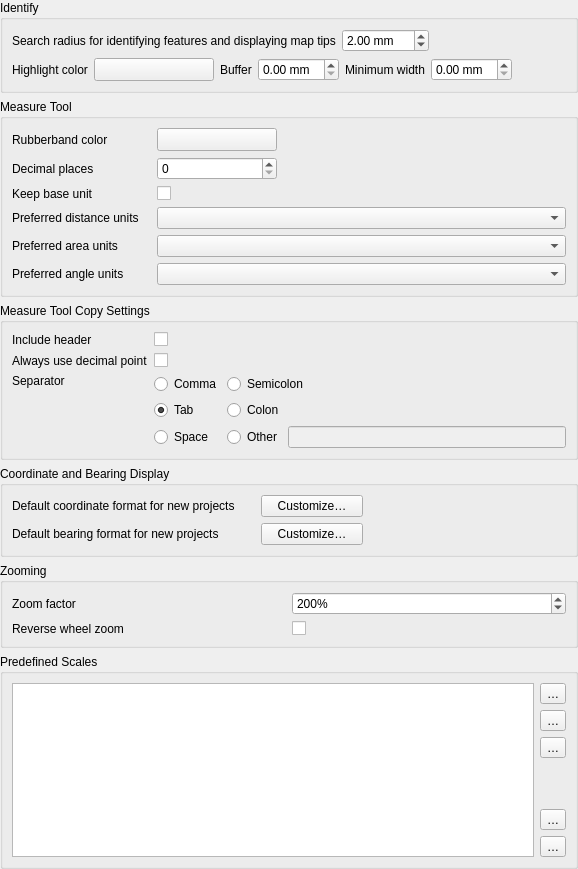
             <widget class="QWidget" name="mOptionsScrollAreaContents_05">
              <property name="geometry">
               <rect>
                <x>0</x>
                <y>0</y>
                <width>578</width>
                <height>869</height>
               </rect>
              </property>
              <layout class="QVBoxLayout" name="verticalLayout_30">
               <property name="leftMargin">
                <number>0</number>
               </property>
               <property name="topMargin">
                <number>0</number>
               </property>
               <property name="rightMargin">
                <number>0</number>
               </property>
               <property name="bottomMargin">
                <number>0</number>
               </property>
               <item>
                <widget class="QgsCollapsibleGroupBox" name="mIdentifyGroupBox">
                 <property name="title">
                  <string>Identify</string>
                 </property>
                 <layout class="QVBoxLayout" name="verticalLayout_37">
                  <item>
                   <layout class="QHBoxLayout" name="mIdentifyRadiusHorizontalLayout">
                    <item>
                     <widget class="QLabel" name="textLabel1_3">
                      <property name="text">
                       <string>Search radius for identifying features and displaying map tips</string>
                      </property>
                     </widget>
                    </item>
                    <item>
                     <widget class="QgsDoubleSpinBox" name="spinBoxIdentifyValue">
                      <property name="suffix">
                       <string> mm</string>
                      </property>
                      <property name="maximum">
                       <double>100.000000000000000</double>
                      </property>
                      <property name="singleStep">
                       <double>1.000000000000000</double>
                      </property>
                      <property name="value">
                       <double>2.000000000000000</double>
                      </property>
                     </widget>
                    </item>
                    <item>
                     <spacer name="horizontalSpacer_44">
                      <property name="orientation">
                       <enum>Qt::Horizontal</enum>
                      </property>
                      <property name="sizeHint" stdset="0">
                       <size>
                        <width>40</width>
                        <height>20</height>
                       </size>
                      </property>
                     </spacer>
                    </item>
                   </layout>
                  </item>
                  <item>
                   <layout class="QHBoxLayout" name="mIdentifyHighlightHorizontalLayout">
                    <item>
                     <widget class="QLabel" name="mIdentifyHighlighColorLabel">
                      <property name="text">
                       <string>Highlight color</string>
                      </property>
                     </widget>
                    </item>
                    <item>
                     <widget class="QgsColorButton" name="mIdentifyHighlightColorButton">
                      <property name="sizePolicy">
                       <sizepolicy hsizetype="Fixed" vsizetype="Fixed">
                        <horstretch>0</horstretch>
                        <verstretch>0</verstretch>
                       </sizepolicy>
                      </property>
                      <property name="minimumSize">
                       <size>
                        <width>120</width>
                        <height>0</height>
                       </size>
                      </property>
                      <property name="maximumSize">
                       <size>
                        <width>120</width>
                        <height>16777215</height>
                       </size>
                      </property>
                      <property name="toolTip">
                       <string>&lt;html&gt;&lt;head/&gt;&lt;body&gt;&lt;p&gt;The color used to highlight identified feature. The alpha channel is only used for polygons fill, lines and outlines are fully opaque.&lt;/p&gt;&lt;/body&gt;&lt;/html&gt;</string>
                      </property>
                      <property name="text">
                       <string />
                      </property>
                     </widget>
                    </item>
                    <item>
                     <widget class="QLabel" name="mIdentifyHighlightBufferLabel">
                      <property name="toolTip">
                       <string />
                      </property>
                      <property name="text">
                       <string>Buffer</string>
                      </property>
                     </widget>
                    </item>
                    <item>
                     <widget class="QgsDoubleSpinBox" name="mIdentifyHighlightBufferSpinBox">
                      <property name="toolTip">
                       <string>Lines / outlines buffer in millimeters.</string>
                      </property>
                      <property name="suffix">
                       <string> mm</string>
                      </property>
                     </widget>
                    </item>
                    <item>
                     <widget class="QLabel" name="mIdentifyHighlightMinWidthLabel">
                      <property name="toolTip">
                       <string />
                      </property>
                      <property name="text">
                       <string>Minimum width</string>
                      </property>
                     </widget>
                    </item>
                    <item>
                     <widget class="QgsDoubleSpinBox" name="mIdentifyHighlightMinWidthSpinBox">
                      <property name="toolTip">
                       <string>Minimum line / stroke width in millimeters.</string>
                      </property>
                      <property name="suffix">
                       <string> mm</string>
                      </property>
                     </widget>
                    </item>
                    <item>
                     <spacer name="horizontalSpacer_45">
                      <property name="orientation">
                       <enum>Qt::Horizontal</enum>
                      </property>
                      <property name="sizeHint" stdset="0">
                       <size>
                        <width>40</width>
                        <height>20</height>
                       </size>
                      </property>
                     </spacer>
                    </item>
                   </layout>
                  </item>
                 </layout>
                </widget>
               </item>
               <item>
                <widget class="QgsCollapsibleGroupBox" name="mMeasureToolGroupBox">
                 <property name="title">
                  <string>Measure Tool</string>
                 </property>
                 <layout class="QGridLayout" name="gridLayout_21">
                  <item row="5" column="0">
                   <widget class="QLabel" name="mAngleUnitsLabel">
                    <property name="text">
                     <string>Preferred angle units</string>
                    </property>
                   </widget>
                  </item>
                  <item row="4" column="0">
                   <widget class="QLabel" name="textLabel1_14">
                    <property name="text">
                     <string>Preferred area units</string>
                    </property>
                   </widget>
                  </item>
                  <item row="5" column="1" colspan="3">
                   <widget class="QComboBox" name="mAngleUnitsComboBox" />
                  </item>
                  <item row="0" column="2" colspan="2">
                   <spacer>
                    <property name="orientation">
                     <enum>Qt::Horizontal</enum>
                    </property>
                    <property name="sizeHint" stdset="0">
                     <size>
                      <width>191</width>
                      <height>20</height>
                     </size>
                    </property>
                   </spacer>
                  </item>
                  <item row="3" column="1" colspan="3">
                   <widget class="QComboBox" name="mDistanceUnitsComboBox" />
                  </item>
                  <item row="0" column="0">
                   <widget class="QLabel" name="textLabel1_10">
                    <property name="text">
                     <string>Rubberband color</string>
                    </property>
                   </widget>
                  </item>
                  <item row="0" column="1">
                   <widget class="QgsColorButton" name="pbnMeasureColor">
                    <property name="sizePolicy">
                     <sizepolicy hsizetype="Fixed" vsizetype="Fixed">
                      <horstretch>0</horstretch>
                      <verstretch>0</verstretch>
                     </sizepolicy>
                    </property>
                    <property name="minimumSize">
                     <size>
                      <width>120</width>
                      <height>0</height>
                     </size>
                    </property>
                    <property name="maximumSize">
                     <size>
                      <width>120</width>
                      <height>16777215</height>
                     </size>
                    </property>
                    <property name="text">
                     <string />
                    </property>
                   </widget>
                  </item>
                  <item row="3" column="0">
                   <widget class="QLabel" name="textLabel1_11">
                    <property name="text">
                     <string>Preferred distance units</string>
                    </property>
                   </widget>
                  </item>
                  <item row="2" column="1">
                   <widget class="QCheckBox" name="mKeepBaseUnitCheckBox">
                    <property name="text">
                     <string />
                    </property>
                   </widget>
                  </item>
                  <item row="1" column="0">
                   <widget class="QLabel" name="label_12">
                    <property name="text">
                     <string>Decimal places</string>
                    </property>
                   </widget>
                  </item>
                  <item row="2" column="0">
                   <widget class="QLabel" name="label_13">
                    <property name="toolTip">
                     <string>If unchecked large numbers will be converted from m. to km. and from ft. to miles</string>
                    </property>
                    <property name="text">
                     <string>Keep base unit</string>
                    </property>
                   </widget>
                  </item>
                  <item row="1" column="1">
                   <widget class="QgsSpinBox" name="mDecimalPlacesSpinBox" />
                  </item>
                  <item row="4" column="1" colspan="3">
                   <widget class="QComboBox" name="mAreaUnitsComboBox" />
                  </item>
                 </layout>
                </widget>
               </item>
               <item>
                <widget class="QgsCollapsibleGroupBox" name="mMeasureToolCopySettingsGroupBox">
                 <property name="title">
                  <string>Measure Tool Copy Settings</string>
                 </property>
                 <layout class="QGridLayout" name="gridLayout_20">
                  <item row="0" column="0">
                   <widget class="QLabel" name="label_22">
                    <property name="text">
                     <string>Include header</string>
                    </property>
                   </widget>
                  </item>
                  <item row="2" column="0">
                   <widget class="QLabel" name="label_23">
                    <property name="text">
                     <string>Separator</string>
                    </property>
                    <property name="alignment">
                     <set>Qt::AlignLeading|Qt::AlignLeft|Qt::AlignTop</set>
                    </property>
                   </widget>
                  </item>
                  <item row="1" column="1">
                   <widget class="QCheckBox" name="mAlwaysUseDecimalPoint">
                    <property name="text">
                     <string />
                    </property>
                   </widget>
                  </item>
                  <item row="2" column="1">
                   <layout class="QGridLayout" name="gridLayout_6">
                    <item row="0" column="0">
                     <widget class="QRadioButton" name="mSeparatorComma">
                      <property name="text">
                       <string>Comma</string>
                      </property>
                     </widget>
                    </item>
                    <item row="2" column="0">
                     <widget class="QRadioButton" name="mSeparatorSpace">
                      <property name="text">
                       <string>Space</string>
                      </property>
                     </widget>
                    </item>
                    <item row="1" column="1">
                     <widget class="QRadioButton" name="mSeparatorColon">
                      <property name="text">
                       <string>Colon</string>
                      </property>
                     </widget>
                    </item>
                    <item row="0" column="1">
                     <widget class="QRadioButton" name="mSeparatorSemicolon">
                      <property name="text">
                       <string>Semicolon</string>
                      </property>
                     </widget>
                    </item>
                    <item row="1" column="0">
                     <widget class="QRadioButton" name="mSeparatorTab">
                      <property name="text">
                       <string>Tab</string>
                      </property>
                      <property name="checked">
                       <bool>true</bool>
                      </property>
                     </widget>
                    </item>
                    <item row="2" column="1">
                     <layout class="QHBoxLayout" name="horizontalLayout_3">
                      <item>
                       <widget class="QRadioButton" name="mSeparatorOther">
                        <property name="text">
                         <string>Other</string>
                        </property>
                       </widget>
                      </item>
                      <item>
                       <widget class="QLineEdit" name="mSeparatorCustom">
                        <property name="enabled">
                         <bool>false</bool>
                        </property>
                        <property name="sizePolicy">
                         <sizepolicy hsizetype="Expanding" vsizetype="Fixed">
                          <horstretch>0</horstretch>
                          <verstretch>0</verstretch>
                         </sizepolicy>
                        </property>
                        <property name="maxLength">
                         <number>3</number>
                        </property>
                       </widget>
                      </item>
                     </layout>
                    </item>
                   </layout>
                  </item>
                  <item row="0" column="1">
                   <widget class="QCheckBox" name="mIncludeHeader">
                    <property name="text">
                     <string />
                    </property>
                   </widget>
                  </item>
                  <item row="1" column="0">
                   <widget class="QLabel" name="label_24">
                    <property name="toolTip">
                     <string>Use a dot as the decimal separator, even if the current locale uses a different character</string>
                    </property>
                    <property name="text">
                     <string>Always use decimal point</string>
                    </property>
                   </widget>
                  </item>
                 </layout>
                </widget>
               </item>
               <item>
                <widget class="QgsCollapsibleGroupBox" name="mCoordinateDisplayGroup">
                 <property name="sizePolicy">
                  <sizepolicy hsizetype="Preferred" vsizetype="Maximum">
                   <horstretch>0</horstretch>
                   <verstretch>0</verstretch>
                  </sizepolicy>
                 </property>
                 <property name="title">
                  <string>Coordinate and Bearing Display</string>
                 </property>
                 <property name="syncGroup" stdset="0">
                  <string notr="true">projgeneral</string>
                 </property>
                 <layout class="QGridLayout" name="gridLayout_30" columnstretch="0,0,3,6">
                  <item row="1" column="2">
                   <widget class="QPushButton" name="mCustomizeBearingFormatButton">
                    <property name="text">
                     <string>Customize…</string>
                    </property>
                   </widget>
                  </item>
                  <item row="1" column="0">
                   <widget class="QLabel" name="label_69">
                    <property name="text">
                     <string>Default bearing format for new projects</string>
                    </property>
                   </widget>
                  </item>
                  <item row="1" column="3">
                   <spacer name="horizontalSpacer_10">
                    <property name="orientation">
                     <enum>Qt::Horizontal</enum>
                    </property>
                    <property name="sizeHint" stdset="0">
                     <size>
                      <width>40</width>
                      <height>20</height>
                     </size>
                    </property>
                   </spacer>
                  </item>
                  <item row="1" column="1">
                   <spacer name="horizontalSpacer_11">
                    <property name="orientation">
                     <enum>Qt::Horizontal</enum>
                    </property>
                    <property name="sizeType">
                     <enum>QSizePolicy::Maximum</enum>
                    </property>
                    <property name="sizeHint" stdset="0">
                     <size>
                      <width>20</width>
                      <height>20</height>
                     </size>
                    </property>
                   </spacer>
                  </item>
                  <item row="0" column="0">
                   <widget class="QLabel" name="label_72">
                    <property name="text">
                     <string>Default coordinate format for new projects</string>
                    </property>
                   </widget>
                  </item>
                  <item row="0" column="2">
                   <widget class="QPushButton" name="mCustomizeCoordinateFormatButton">
                    <property name="text">
                     <string>Customize…</string>
                    </property>
                   </widget>
                  </item>
                 </layout>
                </widget>
               </item>
               <item>
                <widget class="QgsCollapsibleGroupBox" name="mZoomingGroupBox">
                 <property name="title">
                  <string>Zooming</string>
                 </property>
                 <layout class="QGridLayout" name="_8">
                  <item row="0" column="0">
                   <widget class="QLabel" name="label_3">
                    <property name="text">
                     <string>Zoom factor</string>
                    </property>
                   </widget>
                  </item>
                  <item row="0" column="1">
                   <widget class="QgsSpinBox" name="spinZoomFactor">
                    <property name="toolTip">
                     <string>Specifies the change in zoom level with each move of the mouse wheel.
The bigger the number, the faster zooming with the mouse wheel will be.</string>
                    </property>
                    <property name="suffix">
                     <string>%</string>
                    </property>
                    <property name="minimum">
                     <number>100</number>
                    </property>
                    <property name="maximum">
                     <number>1000</number>
                    </property>
                    <property name="singleStep">
                     <number>10</number>
                    </property>
                    <property name="value">
                     <number>200</number>
                    </property>
                    <property name="showClearButton" stdset="0">
                     <bool>true</bool>
                    </property>
                   </widget>
                  </item>
                  <item row="1" column="0">
                   <widget class="QLabel" name="label_21">
                    <property name="text">
                     <string>Reverse wheel zoom</string>
                    </property>
                   </widget>
                  </item>
                  <item row="1" column="1">
                   <widget class="QCheckBox" name="reverseWheelZoom">
                    <property name="text">
                     <string />
                    </property>
                   </widget>
                  </item>
                 </layout>
                </widget>
               </item>
               <item>
                <widget class="QgsCollapsibleGroupBox" name="mPredefinedScalesGroupBox">
                 <property name="title">
                  <string>Predefined Scales</string>
                 </property>
                 <layout class="QGridLayout" name="gridLayout_26">
                  <item row="0" column="0">
                   <widget class="QListWidget" name="mListGlobalScales" />
                  </item>
                  <item row="0" column="1">
                   <layout class="QVBoxLayout" name="verticalLayout_13">
                    <item>
                     <widget class="QToolButton" name="pbnAddScale">
                      <property name="toolTip">
                       <string>Add predefined scale</string>
                      </property>
                      <property name="text">
                       <string>…</string>
                      </property>
                      <property name="icon">
                       <iconset resource="../../images/images.qrc">
                        <normaloff>:/images/themes/default/symbologyAdd.svg</normaloff>:/images/themes/default/symbologyAdd.svg</iconset>
                      </property>
                     </widget>
                    </item>
                    <item>
                     <widget class="QToolButton" name="pbnRemoveScale">
                      <property name="toolTip">
                       <string>Remove selected scale</string>
                      </property>
                      <property name="text">
                       <string>…</string>
                      </property>
                      <property name="icon">
                       <iconset resource="../../images/images.qrc">
                        <normaloff>:/images/themes/default/symbologyRemove.svg</normaloff>:/images/themes/default/symbologyRemove.svg</iconset>
                      </property>
                     </widget>
                    </item>
                    <item>
                     <widget class="QToolButton" name="pbnDefaultScaleValues">
                      <property name="toolTip">
                       <string>Reset to default scales</string>
                      </property>
                      <property name="text">
                       <string>…</string>
                      </property>
                      <property name="icon">
                       <iconset resource="../../images/images.qrc">
                        <normaloff>:/images/themes/default/mActionUndo.svg</normaloff>:/images/themes/default/mActionUndo.svg</iconset>
                      </property>
                     </widget>
                    </item>
                    <item>
                     <spacer name="verticalSpacer_7">
                      <property name="orientation">
                       <enum>Qt::Vertical</enum>
                      </property>
                      <property name="sizeHint" stdset="0">
                       <size>
                        <width>20</width>
                        <height>40</height>
                       </size>
                      </property>
                     </spacer>
                    </item>
                    <item>
                     <widget class="QToolButton" name="pbnImportScales">
                      <property name="toolTip">
                       <string>Import from file</string>
                      </property>
                      <property name="text">
                       <string>…</string>
                      </property>
                      <property name="icon">
                       <iconset resource="../../images/images.qrc">
                        <normaloff>:/images/themes/default/mActionFileOpen.svg</normaloff>:/images/themes/default/mActionFileOpen.svg</iconset>
                      </property>
                     </widget>
                    </item>
                    <item>
                     <widget class="QToolButton" name="pbnExportScales">
                      <property name="toolTip">
                       <string>Export to file</string>
                      </property>
                      <property name="text">
                       <string>…</string>
                      </property>
                      <property name="icon">
                       <iconset resource="../../images/images.qrc">
                        <normaloff>:/images/themes/default/mActionFileSave.svg</normaloff>:/images/themes/default/mActionFileSave.svg</iconset>
                      </property>
                     </widget>
                    </item>
                   </layout>
                  </item>
                 </layout>
                </widget>
               </item>
               <item>
                <spacer name="verticalSpacer_3">
                 <property name="orientation">
                  <enum>Qt::Vertical</enum>
                 </property>
                 <property name="sizeHint" stdset="0">
                  <size>
                   <width>20</width>
                   <height>0</height>
                  </size>
                 </property>
                </spacer>
               </item>
              </layout>
             </widget>
